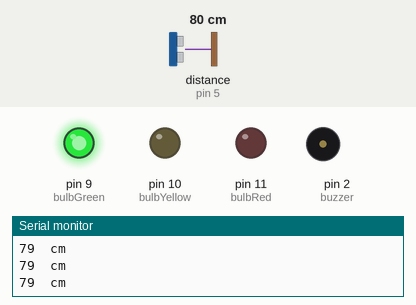
Bench run of a sketch on a simulated Arduino Uno, built with avr-gcc and run on an emulated ATmega328P. On the bench: output pins drawn as LEDs (lit = HIGH), buzzer (waves = sounding, pin HIGH), the last lines printed to the serial monitor. Wiring (inferred from the names in the program): ultrasonic range finder: trigger pin 6; echo pin 5. The test bench sets the inputs (shaded band); at power-on: distance to the obstacle (sensor on pin 5) 80 cm. The echo pulse lasts 58.3 µs per cm; pins used as bus, display or sensor lines are not drawn.

Above: at 1.2 s.
1.3 s: distance to the obstacle (sensor on pin 5) set to 55 cm
4.3 s: distance to the obstacle (sensor on pin 5) set to 45 cm
At 4.58 s:
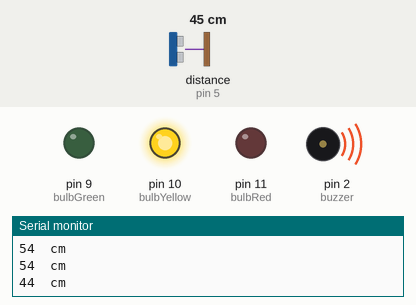
7.3 s: distance to the obstacle (sensor on pin 5) set to 18 cm
10.3 s: distance to the obstacle (sensor on pin 5) set to 15 cm
At 10.7 s:
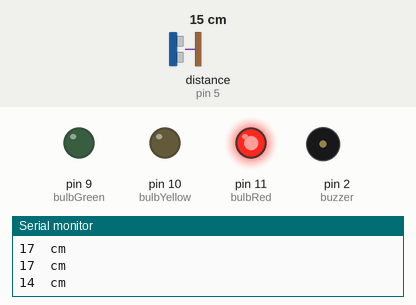
13.3 s: distance to the obstacle (sensor on pin 5) set to 35 cm
At 13.77 s:
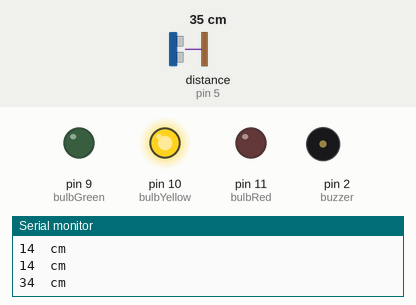
16.3 s: distance to the obstacle (sensor on pin 5) set to 2 cm
At 16.8 s:
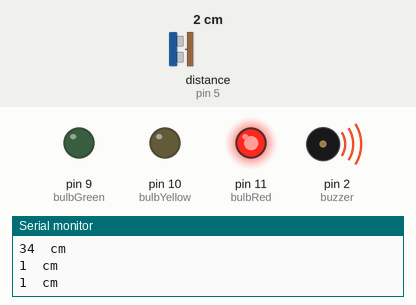
Timing chart, 0 to 20.3 s (numbered marks = the images above; inputs shaded):
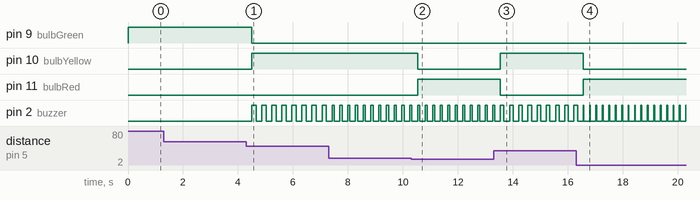

The sketch:

sketch_nov26a_copy_20231127004349.ino
```cpp
//Security Alarm with Ultrasonic Sensor//

#define trigPin 6
#define echoPin 5
#define buzzer 2
#define bulbRed 11
#define bulbYellow 10
#define bulbGreen 9


float new_delay;


void setup()
{
  Serial.begin (9600);
  pinMode(trigPin, OUTPUT);
  pinMode(echoPin, INPUT);
  pinMode(buzzer,OUTPUT);
  pinMode(bulbRed,OUTPUT);
  pinMode(bulbYellow,OUTPUT);
  pinMode(bulbGreen,OUTPUT);

}


void loop()
{
  long duration, distance;
  digitalWrite(trigPin, LOW);
  delayMicroseconds(2);
  digitalWrite(trigPin, HIGH);
  delayMicroseconds(10);
  digitalWrite(trigPin, LOW);
  duration = pulseIn(echoPin, HIGH);
  distance = (duration/2) / 29.1;
  new_delay= (distance *3) +30;
  Serial.print(distance);
  Serial.println("  cm");

   if (distance >= 50 || distance < 0)
  {
    digitalWrite(bulbGreen, HIGH);
    digitalWrite(bulbYellow, LOW);
    digitalWrite(bulbRed, LOW);
  }
  // If beep distance is between 20 and 5, turn on the yellow bulb
  else if (distance <= 50 && distance > 15)
  {
    digitalWrite(bulbGreen, LOW);
    digitalWrite(bulbYellow, HIGH);
    digitalWrite(bulbRed, LOW);
  }
  // If beep distance is less than 5, turn on the red bulb
  else if (distance <= 15)
  {
    digitalWrite(bulbGreen, LOW);
    digitalWrite(bulbYellow, LOW);
    digitalWrite(bulbRed, HIGH);

  }
  else
  {
    // If none of the specific conditions are met, turn off all the lights
    digitalWrite(bulbGreen, LOW);
    digitalWrite(bulbYellow, LOW);
    digitalWrite(bulbRed, LOW);
  }

  if (distance < 50)
  {
   digitalWrite(buzzer,HIGH);
   delay(new_delay);
   digitalWrite(buzzer,LOW);


  }
  else
  {
    digitalWrite(buzzer,LOW);
    digitalWrite(bulbGreen,HIGH);

  }

 delay(200);
}
```

Measured:
- the behaviour switches between 51 and 50 cm on distance to the obstacle (sensor on pin 5) (found by bisection; images 0 and 1)
- the behaviour switches between 17 and 16 cm on distance to the obstacle (sensor on pin 5) (found by bisection; images 1 and 2)
- after the input at 4.3 s, pin 9 (bulbGreen): HIGH → LOW after 0.20 s; pin 10 (bulbYellow): LOW → HIGH after 0.20 s; pin 2 (buzzer): alternates HIGH for 0.16 s and LOW for 0.20 s, starting after 0.20 s
- after the input at 10.3 s, pin 10 (bulbYellow): HIGH → LOW after 0.23 s; pin 11 (bulbRed): LOW → HIGH after 0.23 s
- after the input at 13.3 s, pin 10 (bulbYellow): LOW → HIGH after 0.24 s; pin 11 (bulbRed): HIGH → LOW after 0.24 s
- after the input at 16.3 s, pin 10 (bulbYellow): HIGH → LOW after 0.26 s; pin 11 (bulbRed): LOW → HIGH after 0.26 s; pin 2 (buzzer): alternates HIGH for 0.03 s and LOW for 0.20 s, starting after 0.29 s
